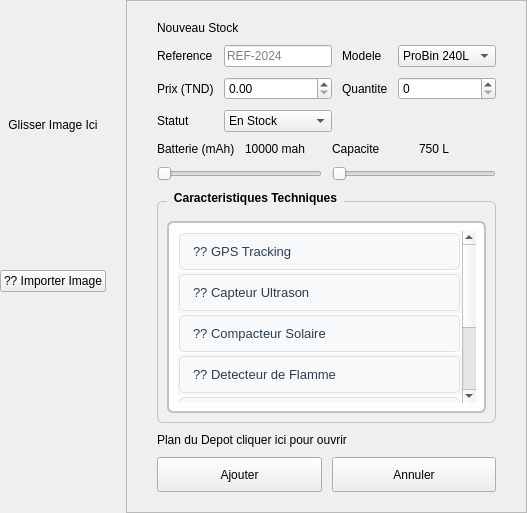
                       <widget class="QWidget" name="prod_ajout">
                        <property name="autoFillBackground">
                         <bool>false</bool>
                        </property>
                        <layout class="QHBoxLayout" name="prod_ajout_hLayout">
                         <property name="spacing">
                          <number>0</number>
                         </property>
                         <property name="leftMargin">
                          <number>0</number>
                         </property>
                         <property name="topMargin">
                          <number>0</number>
                         </property>
                         <property name="rightMargin">
                          <number>0</number>
                         </property>
                         <property name="bottomMargin">
                          <number>0</number>
                         </property>
                         <item>
                          <layout class="QVBoxLayout" name="prod_addRightLayout">
                           <property name="spacing">
                            <number>0</number>
                           </property>
                           <property name="leftMargin">
                            <number>0</number>
                           </property>
                           <property name="topMargin">
                            <number>0</number>
                           </property>
                           <property name="rightMargin">
                            <number>0</number>
                           </property>
                           <property name="bottomMargin">
                            <number>0</number>
                           </property>
                           <item>
                            <layout class="QHBoxLayout" name="prod_hl_add_split">
                             <property name="spacing">
                              <number>20</number>
                             </property>
                             <item>
                              <layout class="QVBoxLayout" name="prod_vl_img_add">
                               <item>
                                <widget class="QLabel" name="prod_lblImgPreview_Add">
                                 <property name="minimumSize">
                                  <size>
                                   <width>0</width>
                                   <height>250</height>
                                  </size>
                                 </property>
                                 <property name="text">
                                  <string>Glisser Image Ici</string>
                                 </property>
                                 <property name="alignment">
                                  <set>Qt::AlignmentFlag::AlignCenter</set>
                                 </property>
                                </widget>
                               </item>
                               <item>
                                <widget class="QPushButton" name="prod_btnUpload_Add">
                                 <property name="text">
                                  <string>?? Importer Image</string>
                                 </property>
                                </widget>
                               </item>
                               <item>
                                <spacer>
                                 <property name="orientation">
                                  <enum>Qt::Orientation::Vertical</enum>
                                 </property>
                                 <property name="sizeHint" stdset="0">
                                  <size>
                                   <width>0</width>
                                   <height>0</height>
                                  </size>
                                 </property>
                                </spacer>
                               </item>
                              </layout>
                             </item>
                             <item>
                              <widget class="QFrame" name="prod_cardAdd">
                               <property name="frameShape">
                                <enum>QFrame::Shape::StyledPanel</enum>
                               </property>
                               <layout class="QVBoxLayout" name="prod_verticalLayout_Add">
                                <property name="spacing">
                                 <number>10</number>
                                </property>
                                <property name="leftMargin">
                                 <number>30</number>
                                </property>
                                <property name="topMargin">
                                 <number>20</number>
                                </property>
                                <property name="rightMargin">
                                 <number>30</number>
                                </property>
                                <property name="bottomMargin">
                                 <number>20</number>
                                </property>
                                <item>
                                 <widget class="QLabel" name="prod_lblTitleAdd">
                                  <property name="text">
                                   <string>Nouveau Stock</string>
                                  </property>
                                 </widget>
                                </item>
                                <item>
                                 <layout class="QGridLayout" name="prod_gl_inputs">
                                  <item row="0" column="0">
                                   <widget class="QLabel" name="prod_l1">
                                    <property name="text">
                                     <string>Reference</string>
                                    </property>
                                   </widget>
                                  </item>
                                  <item row="0" column="1">
                                   <widget class="QLineEdit" name="prod_ln_ref_add">
                                    <property name="placeholderText">
                                     <string>REF-2024</string>
                                    </property>
                                   </widget>
                                  </item>
                                  <item row="0" column="2">
                                   <widget class="QLabel" name="prod_l2">
                                    <property name="text">
                                     <string>Modele</string>
                                    </property>
                                   </widget>
                                  </item>
                                  <item row="0" column="3">
                                   <widget class="QComboBox" name="prod_cb_model_add">
                                    <item>
                                     <property name="text">
                                      <string>ProBin 240L</string>
                                     </property>
                                    </item>
                                   </widget>
                                  </item>
                                  <item row="1" column="0">
                                   <widget class="QLabel" name="prod_l_px">
                                    <property name="text">
                                     <string>Prix (TND)</string>
                                    </property>
                                   </widget>
                                  </item>
                                  <item row="1" column="1">
                                   <widget class="QDoubleSpinBox" name="prod_dsb_price_add">
                                    <property name="maximum">
                                     <double>99999.000000000000000</double>
                                    </property>
                                   </widget>
                                  </item>
                                  <item row="1" column="2">
                                   <widget class="QLabel" name="prod_l_qty">
                                    <property name="text">
                                     <string>Quantite</string>
                                    </property>
                                   </widget>
                                  </item>
                                  <item row="1" column="3">
                                   <widget class="QSpinBox" name="prod_sb_qty_add"/>
                                  </item>
                                  <item row="2" column="0">
                                   <widget class="QLabel" name="prod_l_stat">
                                    <property name="text">
                                     <string>Statut</string>
                                    </property>
                                   </widget>
                                  </item>
                                  <item row="2" column="1">
                                   <widget class="QComboBox" name="prod_cb_status_add">
                                    <item>
                                     <property name="text">
                                      <string>En Stock</string>
                                     </property>
                                    </item>
                                   </widget>
                                  </item>
                                 </layout>
                                </item>
                                <item>
                                 <layout class="QHBoxLayout" name="prod_hl_sliders">
                                  <item>
                                   <layout class="QVBoxLayout" name="prod_vl_bat">
                                    <item>
                                     <layout class="QHBoxLayout" name="prod_horizontalLayout">
                                      <item>
                                       <widget class="QLabel" name="prod_l_bat">
                                        <property name="text">
                                         <string>Batterie (mAh)</string>
                                        </property>
                                       </widget>
                                      </item>
                                      <item>
                                       <widget class="QLabel" name="prod_label">
                                        <property name="text">
                                         <string>10000 mah</string>
                                        </property>
                                       </widget>
                                      </item>
                                     </layout>
                                    </item>
                                    <item>
                                     <widget class="QSlider" name="prod_slider_bat_add">
                                      <property name="minimum">
                                       <number>2000</number>
                                      </property>
                                      <property name="maximum">
                                       <number>20000</number>
                                      </property>
                                      <property name="orientation">
                                       <enum>Qt::Orientation::Horizontal</enum>
                                      </property>
                                     </widget>
                                    </item>
                                   </layout>
                                  </item>
                                  <item>
                                   <layout class="QVBoxLayout" name="prod_vl_cap">
                                    <item>
                                     <layout class="QHBoxLayout" name="prod_horizontalLayout_4">
                                      <item>
                                       <widget class="QLabel" name="prod_l_cap">
                                        <property name="text">
                                         <string>Capacite</string>
                                        </property>
                                       </widget>
                                      </item>
                                      <item>
                                       <widget class="QLabel" name="prod_label_4">
                                        <property name="text">
                                         <string>750 L</string>
                                        </property>
                                       </widget>
                                      </item>
                                     </layout>
                                    </item>
                                    <item>
                                     <widget class="QSlider" name="prod_slider_cap_add">
                                      <property name="minimum">
                                       <number>50</number>
                                      </property>
                                      <property name="maximum">
                                       <number>1000</number>
                                      </property>
                                      <property name="orientation">
                                       <enum>Qt::Orientation::Horizontal</enum>
                                      </property>
                                     </widget>
                                    </item>
                                   </layout>
                                  </item>
                                 </layout>
                                </item>
                                <item>
                                 <widget class="QGroupBox" name="prod_gb_characteristics">
                                  <property name="styleSheet">
                                   <string>
                            QGroupBox {
                             font-weight: bold;
                             border: 1px solid #bdc3c7;
                             border-radius: 6px;
                             margin-top: 10px;
                             padding-top: 10px;
                            }
                            QGroupBox::title {
                             subcontrol-origin: margin;
                             left: 10px;
                             padding: 0 5px;
                             color: black;
                            }
                           </string>
                                  </property>
                                  <property name="title">
                                   <string>Caracteristiques Techniques</string>
                                  </property>
                                  <layout class="QVBoxLayout" name="prod_vl_characteristics">
                                   <item>
                                    <widget class="QListWidget" name="prod_lstCharacteristics">
                                     <property name="styleSheet">
                                      <string>
                               QListWidget {
                                 border: 2px solid #bdc3c7;
                                 background-color: white;
                                 border-radius: 6px;
                                 padding: 8px;
                                 font-size: 13px;
                                }
                                QListWidget::item {
                                 padding: 10px;
                                 margin: 2px;
                                 border: 1px solid #e0e0e0;
                                 border-radius: 5px;
                                 background-color: #f8f9fa;
                                 color: #2c3e50;
                                }
                                QListWidget::item:selected {
                                 background-color: #3498db;
                                 color: white;
                                 border: 2px solid #2980b9;
                                 font-weight: bold;
                                }
                                QListWidget::item:hover:!selected {
                                 background-color: #e3f2fd;
                                 border: 1px solid #90caf9;
                                }
                              </string>
                                     </property>
                                     <property name="alternatingRowColors">
                                      <bool>true</bool>
                                     </property>
                                     <property name="selectionMode">
                                      <enum>QAbstractItemView::SelectionMode::MultiSelection</enum>
                                     </property>
                                     <item>
                                      <property name="text">
                                       <string>?? GPS Tracking</string>
                                      </property>
                                     </item>
                                     <item>
                                      <property name="text">
                                       <string>?? Capteur Ultrason</string>
                                      </property>
                                     </item>
                                     <item>
                                      <property name="text">
                                       <string>?? Compacteur Solaire</string>
                                      </property>
                                     </item>
                                     <item>
                                      <property name="text">
                                       <string>?? Detecteur de Flamme</string>
                                      </property>
                                     </item>
                                     <item>
                                      <property name="text">
                                       <string>?? Verrouillage Auto</string>
                                      </property>
                                     </item>
                                     <item>
                                      <property name="text">
                                       <string>?? Integration IoT</string>
                                      </property>
                                     </item>
                                     <item>
                                      <property name="text">
                                       <string>??? Anti-Odeur</string>
                                      </property>
                                     </item>
                                    </widget>
                                   </item>
                                  </layout>
                                 </widget>
                                </item>
                                <item>
                                 <widget class="QLabel" name="prod_l5">
                                  <property name="text">
                                   <string>Plan du Depot cliquer ici pour ouvrir</string>
                                  </property>
                                 </widget>
                                </item>
                                <item>
                                 <layout class="QHBoxLayout" name="prod_btns_add">
                                  <item>
                                   <widget class="QPushButton" name="prod_btnSave_Add">
                                    <property name="minimumSize">
                                     <size>
                                      <width>0</width>
                                      <height>35</height>
                                     </size>
                                    </property>
                                    <property name="text">
                                     <string>Ajouter</string>
                                    </property>
                                   </widget>
                                  </item>
                                  <item>
                                   <widget class="QPushButton" name="prod_btnCancel_Add">
                                    <property name="minimumSize">
                                     <size>
                                      <width>0</width>
                                      <height>35</height>
                                     </size>
                                    </property>
                                    <property name="text">
                                     <string>Annuler</string>
                                    </property>
                                   </widget>
                                  </item>
                                 </layout>
                                </item>
                               </layout>
                              </widget>
                             </item>
                            </layout>
                           </item>
                          </layout>
                         </item>
                        </layout>
                       </widget>
